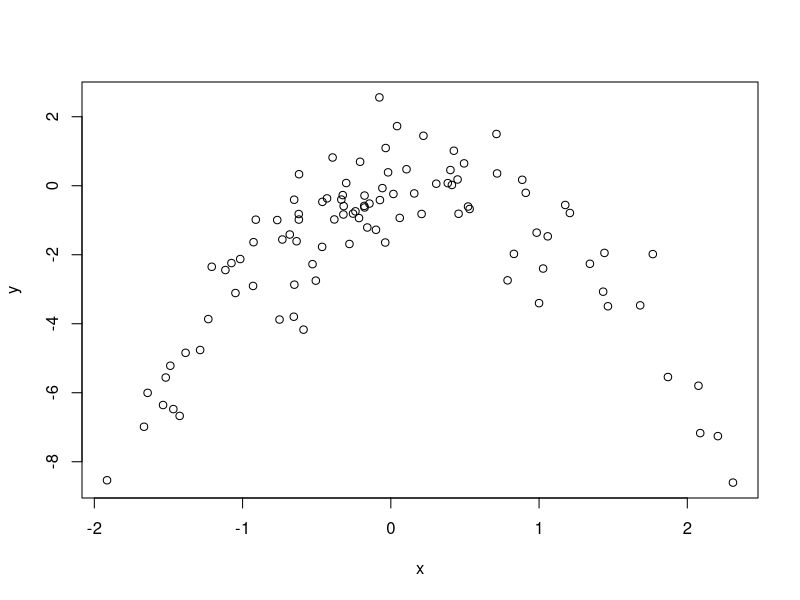
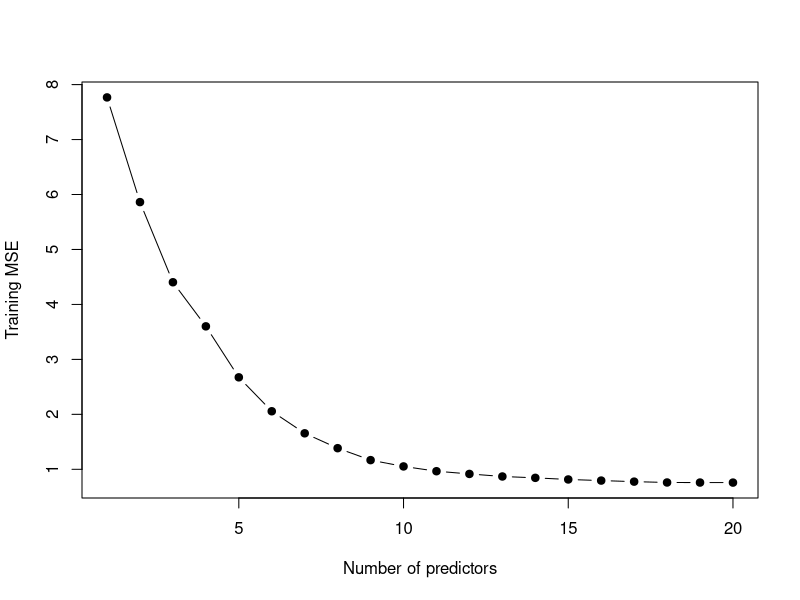
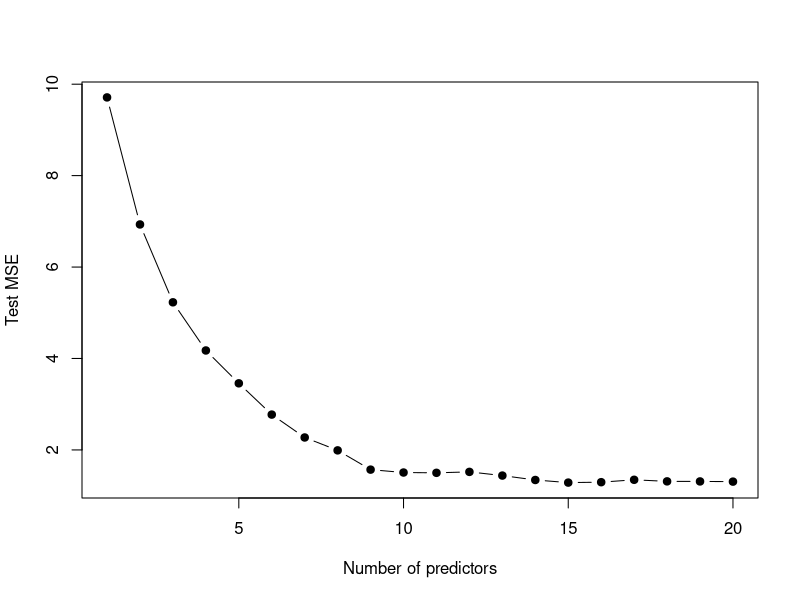
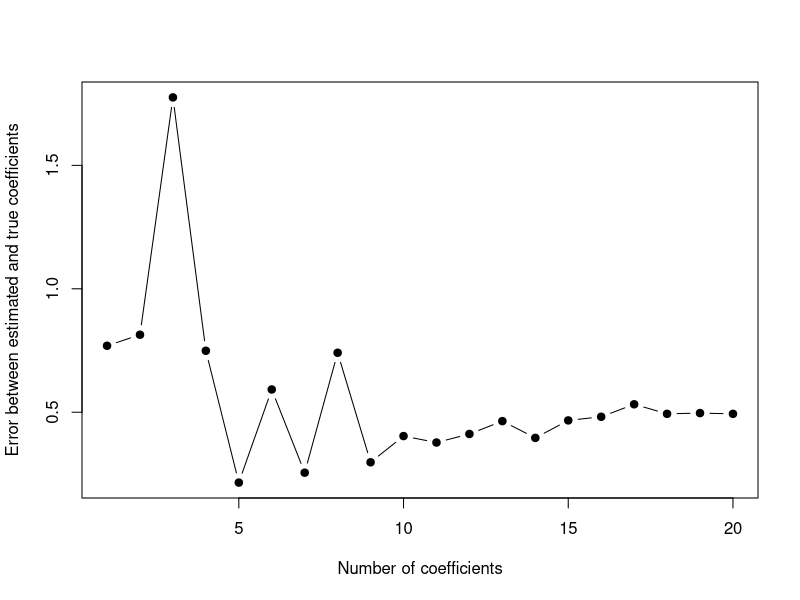

Source code (R) for these figures, in order:
## ---- chunk 1
set.seed(1)
y <- rnorm(100)
x <- rnorm(100)
y <- x - 2 * x^2 + rnorm(100)
## ---- chunk 2
plot(x, y)
## ---- chunk 3
library(boot)
set.seed(1)
Data <- data.frame(x, y)
fit.glm.1 <- glm(y ~ x)
cv.glm(Data, fit.glm.1)$delta[1]
## ---- chunk 4
fit.glm.2 <- glm(y ~ poly(x, 2))
cv.glm(Data, fit.glm.2)$delta[1]
## ---- chunk 5
fit.glm.3 <- glm(y ~ poly(x, 3))
cv.glm(Data, fit.glm.3)$delta[1]

## ---- chunk 6
fit.glm.4 <- glm(y ~ poly(x, 4))
cv.glm(Data, fit.glm.4)$delta[1]
## ---- chunk 7
set.seed(10)
fit.glm.1 <- glm(y ~ x)
cv.glm(Data, fit.glm.1)$delta[1]
## ---- chunk 8
fit.glm.2 <- glm(y ~ poly(x, 2))
cv.glm(Data, fit.glm.2)$delta[1]
## ---- chunk 9
fit.glm.3 <- glm(y ~ poly(x, 3))
cv.glm(Data, fit.glm.3)$delta[1]
## ---- chunk 10
fit.glm.4 <- glm(y ~ poly(x, 4))
cv.glm(Data, fit.glm.4)$delta[1]
## ---- chunk 11
summary(fit.glm.4)
## ---- chunk 12
set.seed(1)
x <- matrix(rnorm(1000 * 20), 1000, 20)
b <- rnorm(20)
b[3] <- 0
b[4] <- 0
b[9] <- 0
b[19] <- 0
b[10] <- 0
eps <- rnorm(1000)
y <- x %*% b + eps
## ---- chunk 13
train <- sample(seq(1000), 100, replace = FALSE)
test <- -train
x.train <- x[train, ]
x.test <- x[test, ]
y.train <- y[train]
y.test <- y[test]
## ---- chunk 14
library(leaps)
data.train <- data.frame(y = y.train, x = x.train)
regfit.full <- regsubsets(y ~ ., data = data.train, nvmax = 20)
train.mat <- model.matrix(y ~ ., data = data.train, nvmax = 20)
val.errors <- rep(NA, 20)
for (i in 1:20) {
    coefi <- coef(regfit.full, id = i)
    pred <- train.mat[, names(coefi)] %*% coefi
    val.errors[i] <- mean((pred - y.train)^2)
}
plot(val.errors, xlab = "Number of predictors", ylab = "Training MSE", pch = 19, type = "b")
## ---- chunk 15
data.test <- data.frame(y = y.test, x = x.test)
test.mat <- model.matrix(y ~ ., data = data.test, nvmax = 20)
val.errors <- rep(NA, 20)
for (i in 1:20) {
    coefi <- coef(regfit.full, id = i)
    pred <- test.mat[, names(coefi)] %*% coefi
    val.errors[i] <- mean((pred - y.test)^2)
}
plot(val.errors, xlab = "Number of predictors", ylab = "Test MSE", pch = 19, type = "b")
## ---- chunk 16
which.min(val.errors)
## ---- chunk 17
coef(regfit.full, which.min(val.errors))
## ---- chunk 18
val.errors <- rep(NA, 20)
x_cols = colnames(x, do.NULL = FALSE, prefix = "x.")
for (i in 1:20) {
    coefi <- coef(regfit.full, id = i)
    val.errors[i] <- sqrt(sum((b[x_cols %in% names(coefi)] - coefi[names(coefi) %in% x_cols])^2) + sum(b[!(x_cols %in% names(coefi))])^2)
}
plot(val.errors, xlab = "Number of coefficients", ylab = "Error between estimated and true coefficients", pch = 19, type = "b")
